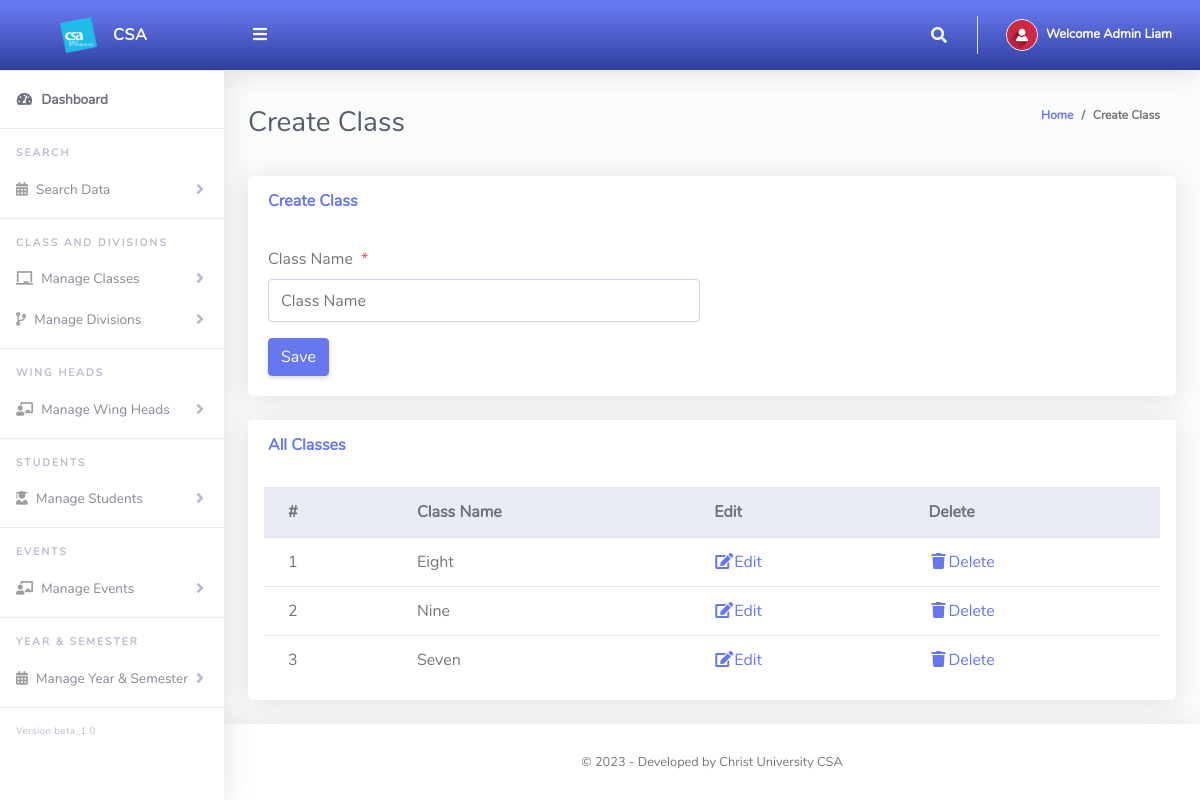
The app's page /Admin/createClass.php (signed in) with its own data.
### tables this page shows
CREATE TABLE `tblclass` (
  `Id` int(10) NOT NULL,
  `className` varchar(255) NOT NULL
);

### Admin/createClass.php (the view, shortened to what this page needs)
<?php
include '../Includes/dbcon.php';
?>
<!DOCTYPE html>
<html lang="en">
<head>
  <link href="../vendor/fontawesome-free/css/all.min.css" rel="stylesheet" type="text/css">
  <link href="../vendor/bootstrap/css/bootstrap.min.css" rel="stylesheet" type="text/css">
  <link href="css/ruang-admin.min.css" rel="stylesheet">
</head>
<body id="page-top">
  <div id="wrapper">
    <?php include "Includes/sidebar.php"; ?>
    <div id="content-wrapper" class="d-flex flex-column">
      <div id="content">
        <?php include "Includes/topbar.php"; ?>
        <div class="container-fluid" id="container-wrapper">
          <div class="d-sm-flex align-items-center justify-content-between mb-4">
            <h1 class="h3 mb-0 text-gray-800">Create Class</h1>
            <ol class="breadcrumb">
              <li class="breadcrumb-item"><a href="./">Home</a></li>
              <li class="breadcrumb-item active" aria-current="page">Create Class</li>
            </ol>
          </div>
          <div class="row">
            <div class="col-lg-12">
              <div class="card mb-4">
                <div class="card-header py-3 d-flex flex-row align-items-center justify-content-between">
                  <h6 class="m-0 font-weight-bold text-primary">Create Class</h6>
                </div>
                <div class="card-body">
                  <form method="post">
                    <div class="form-group row mb-3">
                      <div class="col-xl-6">
                        <label class="form-control-label">Class Name<span class="text-danger ml-2">*</span></label>
                        <input type="text" class="form-control" name="className" value="<?php echo $row['className']; ?>"
                          id="exampleInputFirstName" placeholder="Class Name">
                      </div>
                    </div>
                    <?php
                    if (isset($Id)) {
                      ?>
                      <button type="submit" name="update" class="btn btn-warning">Update</button>
                      &nbsp;&nbsp;&nbsp;&nbsp;&nbsp;&nbsp;&nbsp;&nbsp;&nbsp;&nbsp;
                      <?php
                    } else {
                      ?>
                      <button type="submit" name="save" class="btn btn-primary">Save</button>
                      <?php
                    }
                    ?>
                  </form>
                </div>
              </div>
              <div class="row">
                <div class="col-lg-12">
                  <div class="card mb-4">
                    <div class="card-header py-3 d-flex flex-row align-items-center justify-content-between">
                      <h6 class="m-0 font-weight-bold text-primary">All Classes</h6>
                    </div>
                    <div class="table-responsive p-3">
                      <table class="table align-items-center table-flush table-hover" id="dataTableHover">
                        <thead class="thead-light">
                          <tr>
                            <th>#</th>
                            <th>Class Name</th>
                            <th>Edit</th>
                            <th>Delete</th>
                          </tr>
                        </thead>
                        <tbody>
                          <?php
                          $query = "SELECT * FROM tblclass ORDER BY className";
                          $stmt = $conn_pdo->prepare($query);
                          $stmt->execute();
                          $num = $stmt->rowCount();
                          $sn = 0;
                          if ($num > 0) {
                            while ($rows = $stmt->fetch(PDO::FETCH_ASSOC)) {
                              $sn = $sn + 1;
                              echo "
      <tr>
        <td>" . $sn . "</td>
        <td>" . $rows['className'] . "</td>
        <td><a href='?action=edit&Id=" . $rows['Id'] . "'><i class='fas fa-fw fa-edit'></i>Edit</a></td>
        <td><a href='?action=delete&Id=" . $rows['Id'] . "'><i class='fas fa-fw fa-trash'></i>Delete</a></td>
      </tr>";
                            }
                          } else {
                            echo
                              "<div class='alert alert-danger' role='alert'>
    No Record Found!
    </div>";
                          }
                          ?>
                        </tbody>
                      </table>
                    </div>
                  </div>
                </div>
              </div>
            </div>
          </div>
        </div>
        <?php include "Includes/footer.php"; ?>
      </div>
    </div>
</body>
</html>

### Admin/Includes/topbar.php (shortened to what this page needs)
<?php
  $query = "SELECT * FROM tbladmin WHERE Id = ".$_SESSION['userId']."";
  $rs = $conn->query($query);
  $rows = $rs->fetch_assoc();
  $fullName = $rows['firstName']." ".$rows['lastName'];
?>
<nav class="navbar navbar-expand navbar-light bg-gradient-primary topbar mb-4 static-top">
          <button id="sidebarToggleTop" class="btn btn-link rounded-circle mr-3">
            <i class="fa fa-bars"></i>
          </button>
          <ul class="navbar-nav ml-auto">
            <li class="nav-item dropdown no-arrow">
              <a class="nav-link dropdown-toggle" href="#" id="searchDropdown" role="button" data-toggle="dropdown"
                aria-haspopup="true" aria-expanded="false">
                <i class="fas fa-search fa-fw"></i>
              </a>
            </li>
            <li class="nav-item dropdown no-arrow">
              <a class="nav-link dropdown-toggle" href="#" id="userDropdown" role="button" data-toggle="dropdown"
                aria-haspopup="true" aria-expanded="false">
                <img class="img-profile rounded-circle" src="img/user-icn.png" style="max-width: 60px">
                <span class="ml-2 d-none d-lg-inline text-white small"><b>Welcome <?php echo $fullName;?></b></span>
              </a>
            </li>
          </ul>
        </nav>

### records on screen
tblclass: className "Eight"
tblclass: className "Nine"
tblclass: className "Seven"

### other values on screen
$fullName "Admin Liam"
